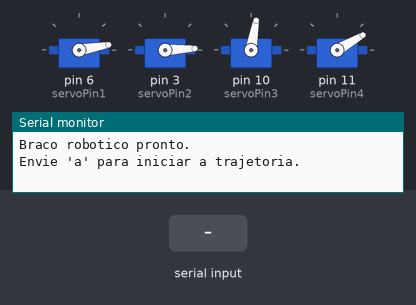
Bench run of a sketch on a simulated Arduino Uno, built with avr-gcc and run on an emulated ATmega328P. Shown: 4 × servo, the last lines printed to the serial monitor. The test bench sets the inputs (shaded band).

Above: at 1.2 s.
1.3 s: "a" received over Serial
At 8.1 s:
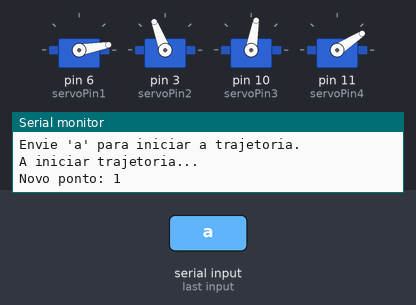
At 13.6 s:
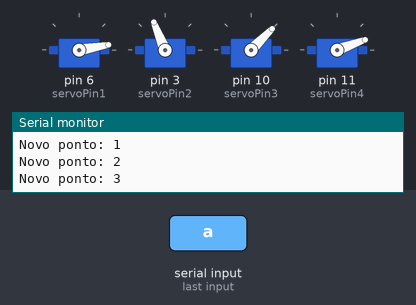
Timing chart, 0 to 18.4 s (numbered marks = the images above; inputs shaded):
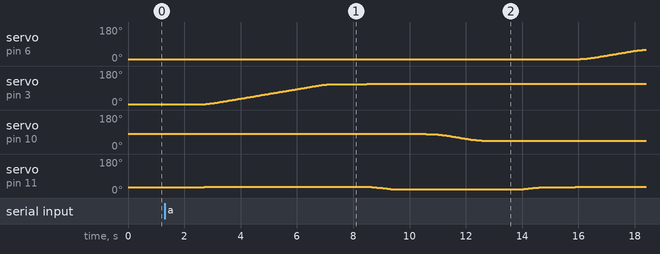

Measured:
- after the input at 1.3 s, servo on pin 6 (servoPin1): moves from 10° to 60° over 2.3 s, starting after 14.8 s; servo on pin 3 (servoPin2): moves from 3° to 112° over 5.9 s, starting after 1.3 s

The sketch:

RobotControloAuto_AZUL_original.ino
```cpp
#include <Servo.h>

// --------------------
// Braço robotico azul
// --------------------

Servo servo1;
Servo servo2;
Servo servo3;
Servo servo4;

// Pinos dos servos
const int servoPin1 = 6;
const int servoPin2 = 3;
const int servoPin3 = 10;
const int servoPin4 = 11;


// =========================
// TRAJETORIA
// =========================

struct Ponto {
  int servo1;
  int servo2;
  int servo3;
  int servo4;
};

Ponto traj[] = {
  // G, teta, Yy, Xx
  {10,   3, 80, 30},
  {10, 112, 80, 33},
  {10, 112, 80, 20},
  {10, 112, 45, 20},
  {10, 112, 45, 32},
  {62, 112, 45, 32},
  {62, 112, 90, 32},
  {62,   3, 90, 25},
  {62,   3, 35, 25},
  {62,   3, 35, 42},
  {10,   3, 35, 42},
  {10,   3, 55, 42}
};

const int totalPontos = sizeof(traj) / sizeof(traj[0]);


// =========================
// POSICAO ATUAL
// =========================

float current1;
float current2;
float current3;
float current4;


// =========================
// VELOCIDADE ATUAL
// graus por segundo
// =========================

float vel1 = 0;
float vel2 = 0;
float vel3 = 0;
float vel4 = 0;


// =========================
// PARAMETROS DO MOVIMENTO
// =========================

// Velocidade máxima em graus/segundo
float velocidadeMax = 25.0;

// Aceleração em graus/segundo^2
float aceleracao = 30.0;

// Intervalo entre atualizações dos servos
const unsigned long periodoMovimento = 20; // ms

unsigned long ultimoMovimento = 0;

// Tempo que permanece parado em cada ponto
const unsigned long tempoEspera = 1000; // 1 segundo

unsigned long inicioEspera = 0;

bool emEspera = false;

int indexTraj = 0;


// =========================
// NOVO
// CONTROLO DA EXECUCAO
// =========================

// false = braço parado
// true  = trajetória em execução

bool executando = false;


// =========================
// FUNCAO MOVIMENTO COM RAMPA
// =========================

void moverServo(
  float &posicao,
  float &velocidade,
  float destino,
  float dt
) {

  float distancia = destino - posicao;

  // Já chegámos
  if (abs(distancia) < 0.1) {
    posicao = destino;
    velocidade = 0;
    return;
  }

  // Direção do movimento

  float direcao;

  if (distancia > 0)
    direcao = 1.0;
  else
    direcao = -1.0;


  // ==================================
  // Distância necessária para travar
  //
  // v^2 = 2*a*d
  // ==================================

  float distanciaTravagem =
      (velocidade * velocidade) /
      (2.0 * aceleracao);


  // ==================================
  // DECIDIR SE ACELERA OU DESACELERA
  // ==================================

  if (abs(distancia) <= distanciaTravagem) {

    // DESACELERAR

    if (velocidade > 0)
      velocidade -= aceleracao * dt;

    else if (velocidade < 0)
      velocidade += aceleracao * dt;

  }
  else {

    // ACELERAR

    velocidade += direcao * aceleracao * dt;
  }


  // =========================
  // LIMITAR VELOCIDADE
  // =========================

  velocidade = constrain(
      velocidade,
      -velocidadeMax,
       velocidadeMax
  );


  // =========================
  // CALCULAR NOVA POSICAO
  // =========================

  float novaPosicao =
      posicao + velocidade * dt;


  // Evitar ultrapassar o destino

  if ((direcao > 0 && novaPosicao >= destino) ||
      (direcao < 0 && novaPosicao <= destino)) {

    novaPosicao = destino;
    velocidade = 0;
  }

  posicao = novaPosicao;
}


// =========================
// VERIFICAR SE CHEGARAM
// =========================

bool chegouDestino() {

  const float tolerancia = 0.2;

  return
    abs(current1 - traj[indexTraj].servo1) < tolerancia &&
    abs(current2 - traj[indexTraj].servo2) < tolerancia &&
    abs(current3 - traj[indexTraj].servo3) < tolerancia &&
    abs(current4 - traj[indexTraj].servo4) < tolerancia;
}


// =========================
// SETUP
// =========================

void setup() {

  servo1.attach(servoPin1);
  servo2.attach(servoPin2);
  servo3.attach(servoPin3);
  servo4.attach(servoPin4);


  // Posição inicial

  current1 = traj[0].servo1;
  current2 = traj[0].servo2;
  current3 = traj[0].servo3;
  current4 = traj[0].servo4;

  servo1.write(current1);
  servo2.write(current2);
  servo3.write(current3);
  servo4.write(current4);


  Serial.begin(9600);

  ultimoMovimento = millis();


  // =========================
  // NOVO
  // =========================

  Serial.println();
  Serial.println("Braco robotico pronto.");
  Serial.println("Envie 'a' para iniciar a trajetoria.");
}


// =========================
// LOOP
// =========================

void loop() {

  unsigned long agora = millis();


  // =====================================
  // NOVO
  // VERIFICAR TECLADO / PORTA SERIE
  // =====================================

  if (Serial.available() > 0) {

    char tecla = Serial.read();

    if (tecla == 'a' || tecla == 'A') {

      // Só iniciar se não estiver já em execução

      if (!executando) {

        Serial.println();
        Serial.println("A iniciar trajetoria...");

        indexTraj = 0;

        vel1 = 0;
        vel2 = 0;
        vel3 = 0;
        vel4 = 0;

        emEspera = false;

        executando = true;

        ultimoMovimento = agora;
      }
    }
  }


  // =====================================
  // SE NAO ESTIVER A EXECUTAR, NAO MOVE
  // =====================================

  if (!executando) {
    return;
  }


  // =========================
  // MOVIMENTO
  // =========================

  if (!emEspera &&
      agora - ultimoMovimento >= periodoMovimento) {

    float dt =
      (agora - ultimoMovimento) / 1000.0;

    ultimoMovimento = agora;


    // Executar rampas

    moverServo(
      current1,
      vel1,
      traj[indexTraj].servo1,
      dt
    );

    moverServo(
      current2,
      vel2,
      traj[indexTraj].servo2,
      dt
    );

    moverServo(
      current3,
      vel3,
      traj[indexTraj].servo3,
      dt
    );

    moverServo(
      current4,
      vel4,
      traj[indexTraj].servo4,
      dt
    );


    // Enviar posições aos servos

    servo1.write(current1);
    servo2.write(current2);
    servo3.write(current3);
    servo4.write(current4);


    // =========================
    // VERIFICAR DESTINO
    // =========================

    if (chegouDestino()) {

      vel1 = 0;
      vel2 = 0;
      vel3 = 0;
      vel4 = 0;


      // ====================================
      // NOVO
      // VERIFICAR SE E O ULTIMO PONTO
      // ====================================

      if (indexTraj == totalPontos - 1) {

        executando = false;

        Serial.println();
        Serial.println("Trajetoria terminada.");
        Serial.println("Envie 'a' para executar novamente.");

        return;
      }


      // Se não for o último ponto,
      // esperar normalmente

      inicioEspera = agora;

      emEspera = true;
    }
  }


  // =========================
  // TEMPO DE ESPERA
  // =========================

  if (emEspera &&
      agora - inicioEspera >= tempoEspera) {

    indexTraj++;

    emEspera = false;

    ultimoMovimento = agora;

    Serial.print("Novo ponto: ");
    Serial.println(indexTraj);
  }
}
```
